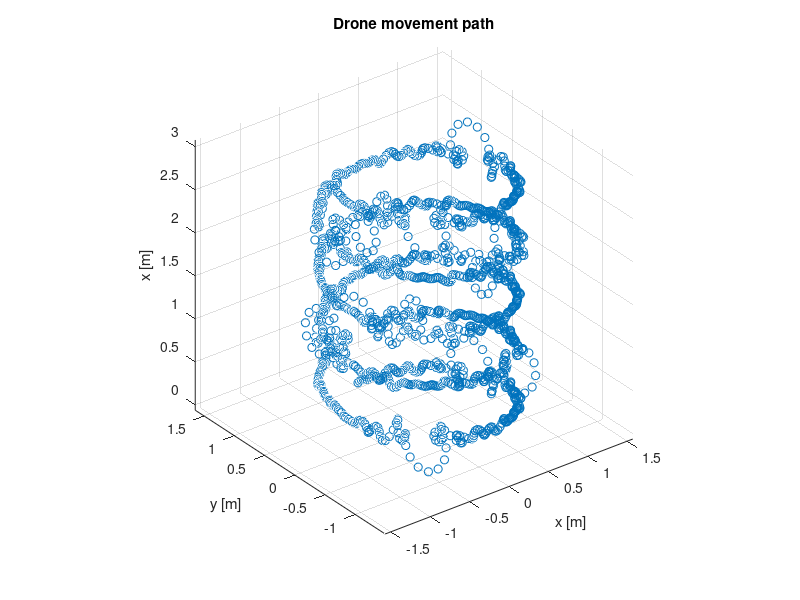

Write the MATLAB code that produced this figure. (Note: this script raises an error after producing the figure.)
clc
clear all
close all


load trajektoria1

%task2
plot3(x, y, z, 'o')
grid on
axis equal
title("Drone movement path")
xlabel("x [m]")
ylabel("y [m]")
zlabel("x [m]")

%task3 - txt

%task4 
N = 60;
xa = aproksymacjaWielomianowa(n, x, N);  % aproksymacja wspolrzednej x
ya = aproksymacjaWielomianowa(n, y, N);
za = aproksymacjaWielomianowa(n, z, N);

plot3(x, y, z, 'o')
grid on
axis equal
hold on
plot3(xa, ya, za, 'lineWidth', 4)
title("Real and approximated trajectory for N=60")
xlabel("x [m]")
ylabel("y [m]")
zlabel("z [m]")
legend("Real", 'Approximated')
hold off
print -dpng task4

%task5
clc
clear all
close all

load trajektoria2.mat
N = 60;
xa = aproksymacjaWielomianowa(n, x, N);  % aproksymacja wspolrzednej x
ya = aproksymacjaWielomianowa(n, y, N);
za = aproksymacjaWielomianowa(n, z, N);

plot3(x, y, z, 'o')
grid on
axis equal
hold on
plot3(xa, ya, za, 'lineWidth', 4)
title("Real and polynominal approximated trajectory for N=60")
xlabel("x [m]")
ylabel("y [m]")
zlabel("z [m]")
legend("Real", "Approximated")
hold off
print -dpng task5a

M = length(n);
err = [];
for N = 1:71
    xa = aproksymacjaWielomianowa(n, x, N);
    ya = aproksymacjaWielomianowa(n, y, N);
    za = aproksymacjaWielomianowa(n, z, N);

    xErr = (sqrt(sum((x - xa).^2))/M);
    yErr = (sqrt(sum((y - ya).^2))/M);
    zErr = (sqrt(sum((z - za).^2))/M);

    err(N) = xErr + yErr + zErr;
end

semilogy(err);
title("Polynominal approximation error")
xlabel("N")
ylabel("value")
print -dpng task5b

%task6
N = 60;
xa = aproksymacjaTrygonometryczna(n, x, N);  % aproksymacja wspolrzednej x
ya = aproksymacjaTrygonometryczna(n, y, N);
za = aproksymacjaTrygonometryczna(n, z, N);

plot3(x, y, z, 'o')
grid on
axis equal
hold on
plot3(xa, ya, za, 'lineWidth', 4)
title("Real and trygonometric approximation trajectory for N=60")
xlabel("x [m]")
ylabel("y [m]")
zlabel("z [m]")
legend("Real", "Approximated")
hold off
print -dpng task6a


M = length(n);
err2 = [];
for N = 1:71
    xa = aproksymacjaTrygonometryczna(n, x, N);
    ya = aproksymacjaTrygonometryczna(n, y, N);
    za = aproksymacjaTrygonometryczna(n, z, N);

    xErr = (sqrt(sum((x - xa).^2))/M);
    yErr = (sqrt(sum((y - ya).^2))/M);
    zErr = (sqrt(sum((z - za).^2))/M);

    err2(N) = xErr + yErr + zErr;
end

semilogy(err);
title("Trygonometric approximation error")
xlabel("N")
ylabel("value")
print -dpng task6b

N = 150;
xa = aproksymacjaTrygonometryczna(n, x, N);  % aproksymacja wspolrzednej x
ya = aproksymacjaTrygonometryczna(n, y, N);
za = aproksymacjaTrygonometryczna(n, z, N);

plot3(x, y, z, 'o')
grid on
axis equal
hold on
plot3(xa, ya, za, 'lineWidth', 4)
title("Real and trygonometric approximation trajectory N=150")
xlabel("x [m]")
ylabel("y [m]")
zlabel("z [m]")
legend("Real", "Trygonometric")
hold off
print -dpng task6c


